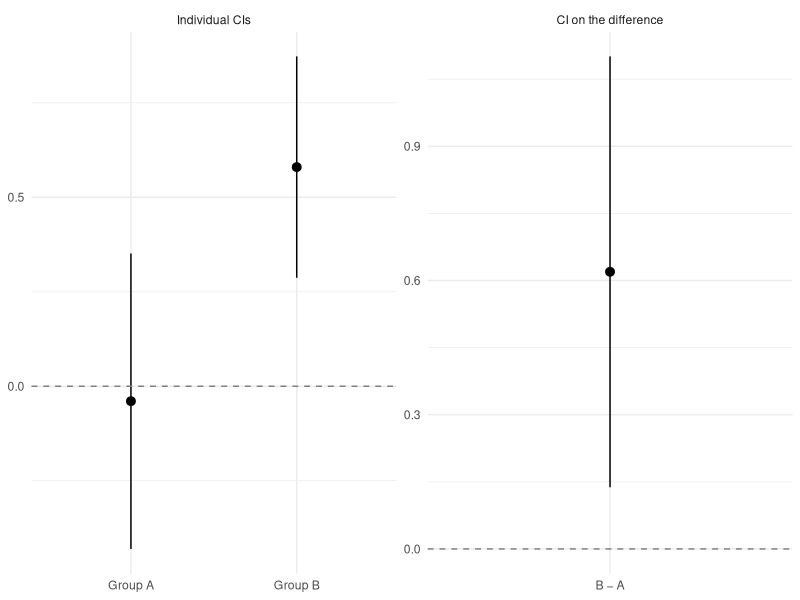
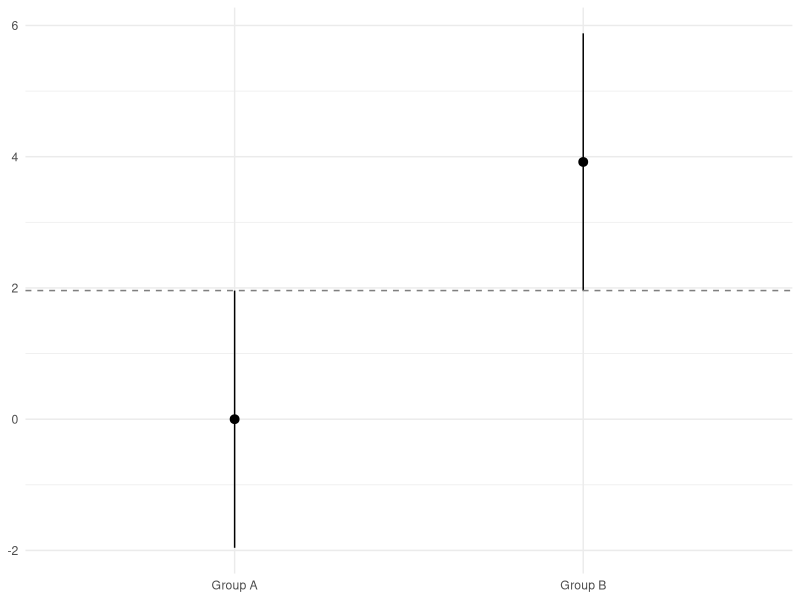
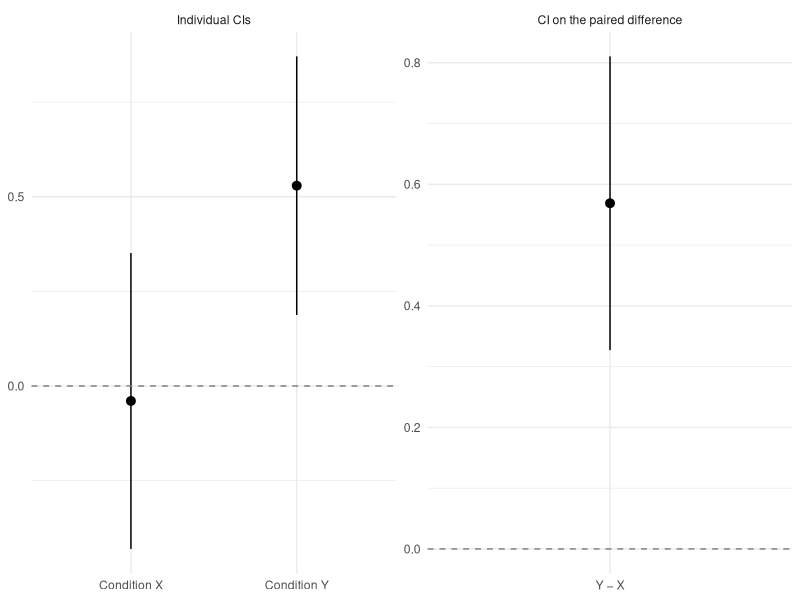

Write R code to recreate these figures, in order.
## ---- chunk 1
#| label: setup
#| message: false
library(tidyverse)

theme_set(theme_minimal())

color_primary <- "#2171b5"
color_secondary <- "#888888"
color_reference <- "gray50"
## ---- chunk 2
#| label: simulate-overlap
set.seed(42)
n <- 40

group_a <- rnorm(n, mean = 0, sd = 1)
group_b <- rnorm(n, mean = 0.5, sd = 1)

ci_a <- t.test(group_a)$conf.int
ci_b <- t.test(group_b)$conf.int

tibble(
  Group = c("A", "B"),
  Lower = round(c(ci_a[1], ci_b[1]), 2),
  Upper = round(c(ci_a[2], ci_b[2]), 2)
)
## ---- chunk 3
#| label: test-overlap
diff_test <- t.test(group_b, group_a)
diff_test
## ---- chunk 4
#| label: overlap-plot
#| fig-cap: "The individual 95% CIs for Groups A and B overlap (left panel), but the 95% CI for the difference excludes zero (right panel)."
#| echo: false

ci_data <- tibble(
  label = c("Group A", "Group B"),
  estimate = c(mean(group_a), mean(group_b)),
  lower = c(ci_a[1], ci_b[1]),
  upper = c(ci_a[2], ci_b[2]),
  panel = "Individual CIs"
)

diff_data <- tibble(
  label = "B − A",
  estimate = mean(group_b) - mean(group_a),
  lower = diff_test$conf.int[1],
  upper = diff_test$conf.int[2],
  panel = "CI on the difference"
)

bind_rows(ci_data, diff_data) |>
  mutate(
    panel = factor(panel, levels = c("Individual CIs", "CI on the difference"))
  ) |>
  ggplot(aes(x = label, y = estimate)) +
  geom_pointrange(aes(ymin = lower, ymax = upper)) +
  geom_hline(yintercept = 0, linetype = "dashed", color = color_reference) +
  facet_wrap(~panel, scales = "free") +
  labs(x = NULL, y = NULL)
## ---- chunk 5
#| label: boundary-case
#| fig-cap: "At the boundary of non-overlap, the upper bound of Group A's CI meets the lower bound of Group B's CI exactly."
#| echo: false

se <- 1
gap <- 3.92 * se
z <- gap / (se * sqrt(2))
p_boundary <- 2 * pnorm(-z)

tibble(
  label = c("Group A", "Group B"),
  estimate = c(0, gap),
  lower = c(-1.96 * se, gap - 1.96 * se),
  upper = c(1.96 * se, gap + 1.96 * se)
) |>
  ggplot(aes(x = label, y = estimate)) +
  geom_pointrange(aes(ymin = lower, ymax = upper)) +
  geom_hline(yintercept = 1.96 * se, linetype = "dashed", color = color_reference) +
  labs(x = NULL, y = NULL)
## ---- chunk 6
#| label: simulate-nonoverlap
set.seed(42)

group_c <- rnorm(n, mean = 0, sd = 1)
group_d <- rnorm(n, mean = 1, sd = 1)

ci_c <- t.test(group_c)$conf.int
ci_d <- t.test(group_d)$conf.int

tibble(
  Group = c("C", "D"),
  Lower = round(c(ci_c[1], ci_d[1]), 2),
  Upper = round(c(ci_c[2], ci_d[2]), 2)
)
## ---- chunk 7
#| label: test-nonoverlap
t.test(group_d, group_c)
## ---- chunk 8
#| label: simulate-paired
set.seed(42)
r <- 0.7

shared <- rnorm(n)
noise <- rnorm(n)

condition_x <- shared
condition_y <- r * shared + sqrt(1 - r^2) * noise + 0.5

ci_x <- t.test(condition_x)$conf.int
ci_y <- t.test(condition_y)$conf.int

tibble(
  Condition = c("X", "Y"),
  Lower = round(c(ci_x[1], ci_y[1]), 2),
  Upper = round(c(ci_x[2], ci_y[2]), 2)
)
## ---- chunk 9
#| label: test-paired
paired_test <- t.test(condition_y, condition_x, paired = TRUE)
paired_test
## ---- chunk 10
#| label: paired-plot
#| fig-cap: "The individual 95% CIs for conditions X and Y overlap (left panel), but the 95% CI for the paired difference excludes zero by a wide margin (right panel)."
#| echo: false

paired_ci_data <- tibble(
  label = c("Condition X", "Condition Y"),
  estimate = c(mean(condition_x), mean(condition_y)),
  lower = c(ci_x[1], ci_y[1]),
  upper = c(ci_x[2], ci_y[2]),
  panel = "Individual CIs"
)

paired_diff_data <- tibble(
  label = "Y − X",
  estimate = mean(condition_y) - mean(condition_x),
  lower = paired_test$conf.int[1],
  upper = paired_test$conf.int[2],
  panel = "CI on the paired difference"
)

bind_rows(paired_ci_data, paired_diff_data) |>
  mutate(
    panel = factor(panel, levels = c("Individual CIs", "CI on the paired difference"))
  ) |>
  ggplot(aes(x = label, y = estimate)) +
  geom_pointrange(aes(ymin = lower, ymax = upper)) +
  geom_hline(yintercept = 0, linetype = "dashed", color = color_reference) +
  facet_wrap(~panel, scales = "free") +
  labs(x = NULL, y = NULL)
